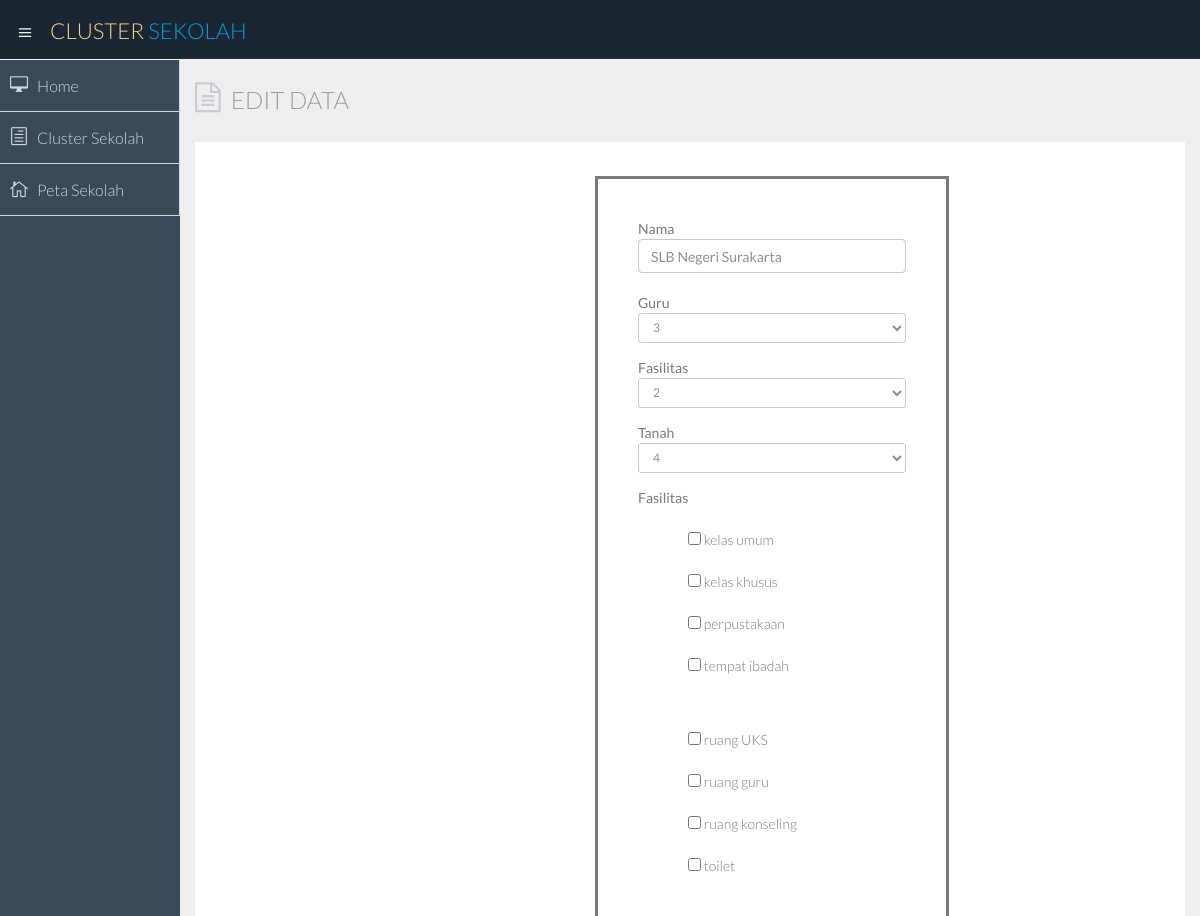
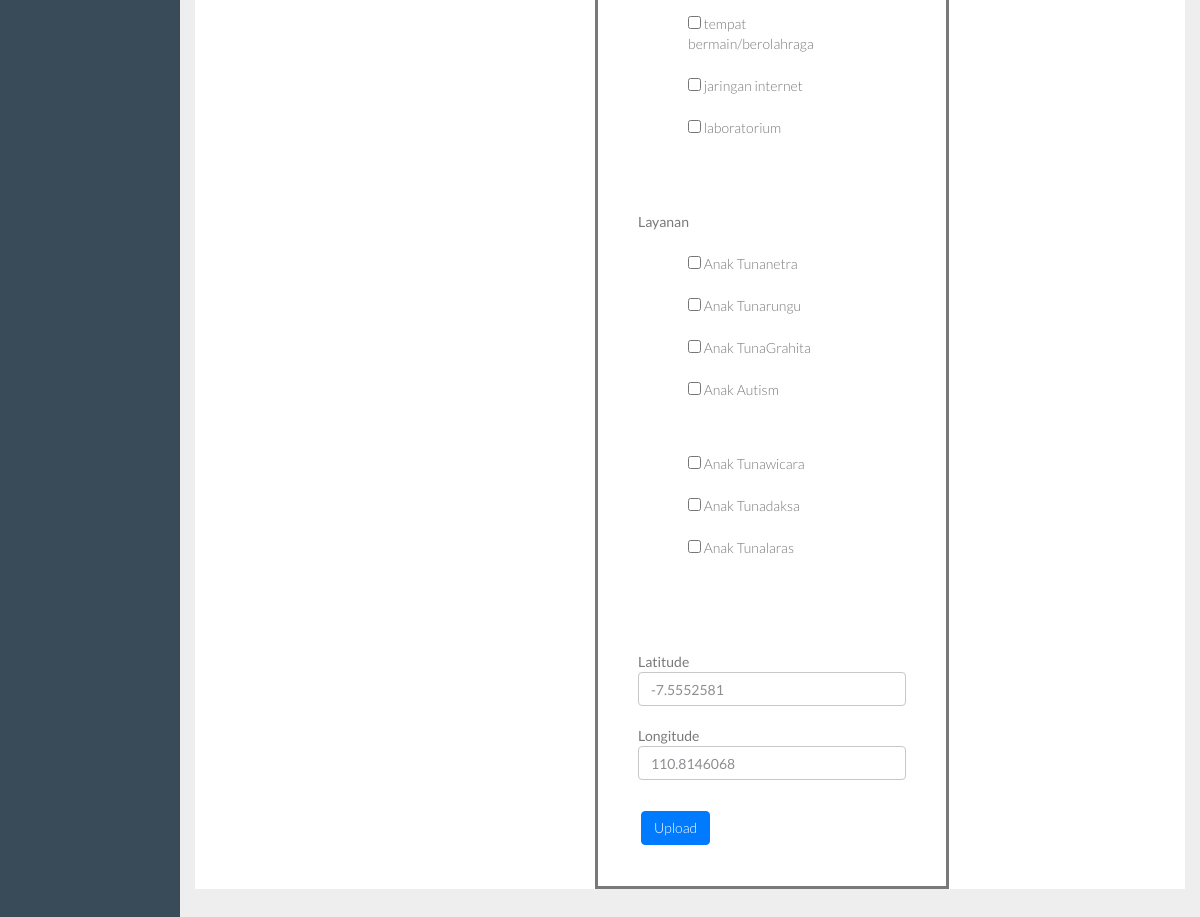
Page /master/data_testing/edit.php?id=1 on the committed database (2 pictures, top to bottom).
### tables this page shows
CREATE TABLE IF NOT EXISTS `data` (
  `id_data` int(11) NOT NULL AUTO_INCREMENT,
  `nama` varchar(50) NOT NULL,
  `guru` float NOT NULL,
  `fasilitas` float NOT NULL,
  `tanah` float NOT NULL,
  `cluster` int(11) NOT NULL,
  `lng` double NOT NULL,
  `lat` double NOT NULL,
  `p_fasilitas` text NOT NULL,
  `p_layanan` text NOT NULL,
  PRIMARY KEY (`id_data`)
);

### master/data_testing/edit.php (the view, shortened to what this page needs)
<!DOCTYPE html>
<?php
  include "../koneksi.php";
    ?>
<?php
 $count=1;
$jml_fasilitas=0;
$jml_layanan=0;
$sqlf = 'SELECT * FROM fasilitas ORDER BY id_fasilitas' ;
$resultf = $db->query($sqlf);
$fasilitas=array();
$nofasilitas=array();
foreach ($resultf as $row) {
    $fasilitas[$row['id_fasilitas']]=$row['fasilitas'];
    $nofasilitas[$count]=$row['id_fasilitas'];
    $jml_fasilitas=$jml_fasilitas+1 ;
    $count=$count+1;
    }
$count=1;
$sqll = 'SELECT * FROM layanan ORDER BY id_layanan' ;
$resultl = $db->query($sqll);
$layanan=array();
$nolayanan=array();
foreach ($resultl as $row) {
    $layanan[$row['id_layanan']]=$row['layanan'];
    $nolayanan[$count]=$row['id_layanan'];
    $jml_layanan=$jml_layanan+1 ;
    $count=$count+1;
    }
?>
<html>
<head>
  <link href="../css/bootstrap.min.css" rel="stylesheet">
  <link href="../css/bootstrap-theme.css" rel="stylesheet">
  <link href="../css/elegant-icons-style.css" rel="stylesheet" />
  <link href="../css/font-awesome.min.css" rel="stylesheet" />
  <link href="../css/style.css" rel="stylesheet">
  <link href="../css/style-responsive.css" rel="stylesheet" />
 <section id="container" class="">
    <header class="header dark-bg">
      <div class="toggle-nav">
        <div class="icon-reorder tooltips" data-original-title="Toggle Navigation" data-placement="bottom"><i class="icon_menu"></i></div>
      </div>
      <a href="index.html" class="logo">Cluster  <span class="lite">Sekolah</span></a>
    </header>
    <aside>
      <div id="sidebar" class="nav-collapse ">
        <ul class="sidebar-menu">
          <li class="">
            <a class="" href="../omah.php">
                          <i class="icon_desktop"></i>
                            <span>Home</span>
                      </a>
          </li>
          <li class="">
            <a class="" href="../cluster.php">
                          <i class="icon_document_alt"></i>
                            <span>Cluster Sekolah</span>
                      </a>
          </li>
          <li class="">
            <a class="" href="../map.php">
                          <i class="icon_house_alt"></i>
                            <span>Peta Sekolah</span>
                      </a>
          </li>
        </ul>
      </div>
    </aside>
    <section id="main-content">
      <section class="wrapper">
        <div class="row">
          <div class="col-lg-12">
            <h3 class="page-header"><i class="fa fa-file-text-o"></i> EDIT Data</h3>
            <section class="panel" style="padding-left: 400px;padding-top: 34px;">
              <div style="width: 60%; border-style: solid;padding: 40px; ">
                <form action="update.php" method="post" enctype="multipart/form-data">
    <table>
  <?php
  $ids = $_GET['id'];
  $query_mysql = "SELECT * FROM data WHERE id_data='$ids'";
  $result = $db->query($query_mysql);
  foreach($result as $id){
$fex = explode (",", $id['p_fasilitas']);
$lex = explode (",", $id['p_layanan']);
  ?>
        <input type="text" class="form-control" name="nama" value="<?php echo $id['nama'] ?>"><br>
        <select class="form-control input-sm m-bot15" name="1">
                  <option value="<?php echo $id['guru'] ?>"><?php echo $id['guru'] ?></option>
        </select>
        <select class="form-control input-sm m-bot15" name="2">
          <option value="<?php echo $id['fasilitas'] ?>"><?php echo $id['fasilitas'] ?></option>
        </select>
        <select class="form-control input-sm m-bot15" name="3">
          <option value="<?php echo $id['tanah'] ?>"><?php echo $id['tanah'] ?></option>
        </select>
        Fasilitas<br><br>
         <div align="left" valign="top">
                    <?php
                    for($i=1;$i<=$jml_fasilitas;$i++){
                        $numba=$i-1;
                    if ($numba == 0) {
                    ?><div style="display: inline-block;width: 140px;height: 200px;margin-left: 50px;vertical-align: top;">
                    <?php }elseif ($numba % 4 == 0) {
                    ?></div>
                    <div style="display: inline-block;width: 140px;height: 200px;margin-left: 50px;vertical-align: top;">
                    <?php } ?>
                                <div class="form-group" style="margin-right: 10px;">
                                <label>
                                    <input type="checkbox" name="<?php echo 'fasilitas'.$nofasilitas[$i]?>" id="optionsRadios1" value="y"
                                    <?php if(!empty($fex[$numba])&&$fex[$numba]==1){ echo "checked";}?>>
                                    <?php echo $fasilitas[$nofasilitas[$i]]?>
                                </label>
                                </div>
                    <?php }?>
                  </div>
                </div>
          Layanan<br><br>
         <div align="left" valign="top">
                    <?php
                    for($i=1;$i<=$jml_layanan;$i++){
                        $numba=$i-1;
                    if ($numba == 0) {
                    ?><div style="display: inline-block;width: 140px;height: 200px;margin-left: 50px;vertical-align: top;">
                    <?php }elseif ($numba % 4 == 0) {
                    ?></div>
                    <div style="display: inline-block;width: 140px;height: 200px;margin-left: 50px;vertical-align: top;">
                    <?php } ?>
                                <div class="form-group" style="margin-right: 10px;">
                                <label>
                                    <input type="checkbox" name="<?php echo 'layanan'.$nolayanan[$i]?>" id="optionsRadios1" value="y"
                                    <?php if(!empty($lex[$numba])&&$lex[$numba]==1){ echo "checked";}?>>
                                    <?php echo $layanan[$nolayanan[$i]]?>
                                </label>
                                </div>
                    <?php }?>
                  </div>
                </div>
        <input class="form-control" name="lat" value="<?php echo $id['lat'] ?>"><br>
        <input class="form-control" name="lng" value="<?php echo $id['lng'] ?>"><br>
      <tr>
        <td></td>
        <td><input style="margin-top: 10px;" class="btn btn-primary" type="submit" name="upload" value="Upload"></td>
      </tr>
  <?php }?>
  </table>
  </form>
</section>
          </div>
        </div>
      </section>
    </section>
  </section>
</body>
</html>

### rows in the picture
data: nama "SLB Negeri Surakarta", guru "3", fasilitas "2", tanah "4", i "kelas umum", i "kelas khusus", i "perpustakaan", i "tempat ibadah", i "ruang UKS", i "ruang guru", i "ruang konseling", i "toilet", i "tempat bermain/berolahraga", i "jaringan internet", i "laboratorium", id_data "Anak Tunanetra", fasilitas "Anak Tunarungu", i "Anak TunaGrahita", tanah "Anak Autism", i "Anak Tunawicara", i "Anak Tunadaksa", i "Anak Tunalaras", lat "-7.5552581", lng "110.8146068"
